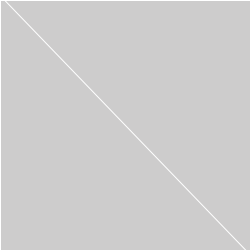
Frame 1 (no input)
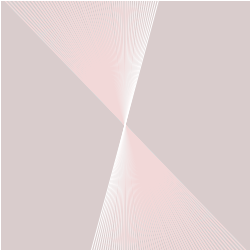
Frame 60 (the mouse pressed at the canvas centre just before this capture)
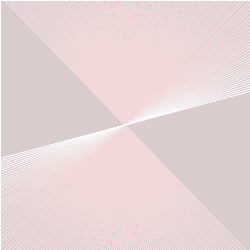
Frame 120 (the mouse held since frame 60 and released just before this capture)

The Processing sketch that drew these frames (run headless with seeded random() and noise(); from frame 60 on, the mouse is pressed at the canvas centre):

// Processing sketch: processing_18255
// ── processing_18255.pde

int compteur;

void setup()
{
size(250, 250);
frameRate(60);
fill(#F0C9C9,10);
stroke(255);
smooth();
 
compteur = 0;
}
 
void draw() 
{
compteur = compteur + 1;
 
rect(0, 0, width, height);
 
translate(width / 2, height / 2);
rotate(radians(compteur));
line(-height, -height, height, height);
}
